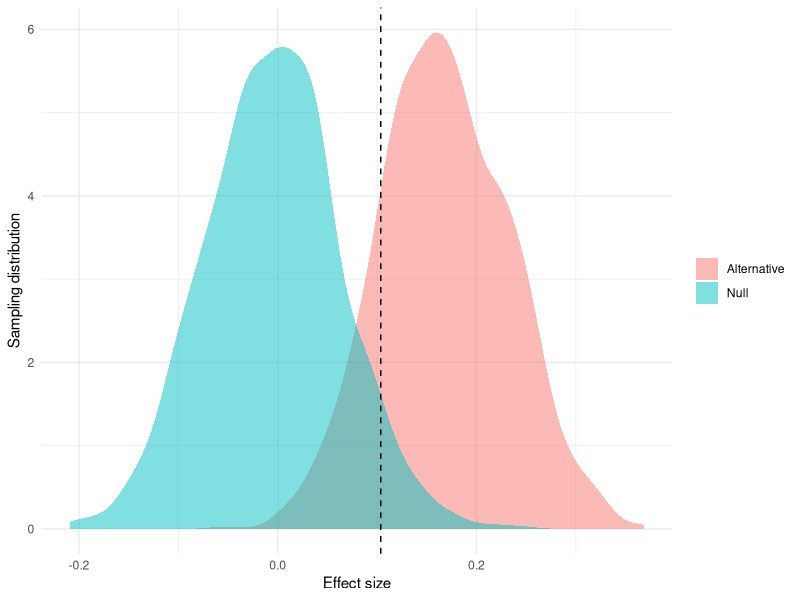

The R script that drew this image:
## ---- chunk 1
library(tidyverse)

set.seed(42)
theme_set(theme_minimal())

data <- tibble(value = rlnorm(20000))

metric <- mean
alpha <- 0.05
beta <- 0.2
effect <- 0.1 * metric(data$value)

simulate <- function(n, N) {
  run <- function() {
    replicate(N, { metric(sample(data$value, n, replace = TRUE)) })
  }
  control_null <- run()
  treatment_null <- run()
  control_alternative <- run()
  treatment_alternative <- run() + effect
  effect_null <- treatment_null - control_null
  effect_alternative <- treatment_alternative - control_alternative
  critical_value <- quantile(effect_null, 1 - alpha)
  beta <- mean(effect_alternative < critical_value)
  list(effect_null = effect_null,
       effect_alternative = effect_alternative,
       critical_value = critical_value,
       beta = beta)
}

replication_count <- 1000
search_interval <- c(1, 10000)
target <- function(n) beta - simulate(as.integer(n), replication_count)$beta
sample_size <- as.integer(uniroot(target, interval = search_interval)$root)

result <- simulate(sample_size, replication_count)
tibble(Null = result$effect_null, Alternative = result$effect_alternative) %>%
  gather(group, value) %>%
  ggplot(aes(value, fill = group)) +
  geom_density(alpha = 0.5, color = NA) +
  geom_vline(xintercept = result$critical_value, linetype = 'dashed') +
  labs(x = 'Effect size', y = 'Sampling distribution') +
  theme(legend.title = element_blank())
